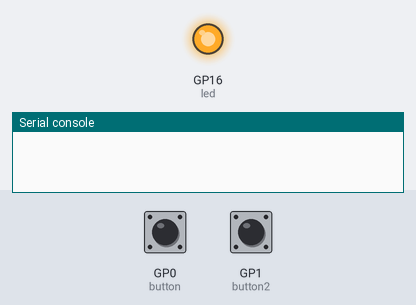
The program below on a simulated Raspberry Pi Pico running MicroPython. Shown: output pins drawn as LEDs (lit = HIGH), the last lines printed to the serial console. Inputs (shaded band) come from the test bench; at power-on: GP0 (button) HIGH, GP1 (button2) HIGH. Threads take turns every 2 ms.

Above: at 1.2 s.
1.3 s: GP0 (button) pulled LOW for 0.15 s
At 2.6 s:
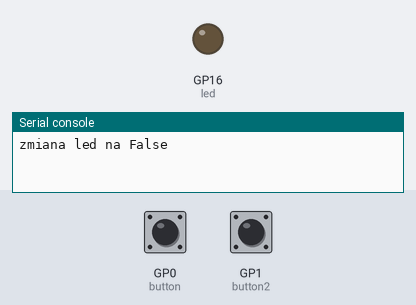
4.4 s: GP1 (button2) pulled LOW for 0.15 s
At 5.0 s:
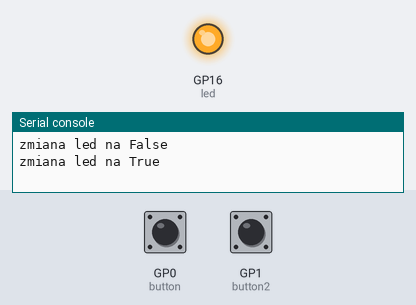
6.0 s: GP1 (button2) pulled LOW for 3.2 s
At 7.4 s:
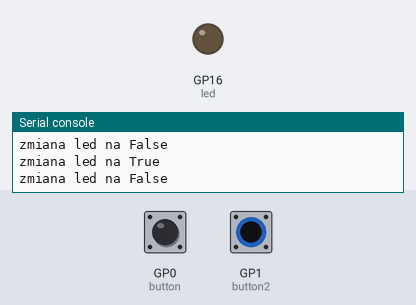
10.7 s: GP0 (button) pulled LOW for 3.2 s
At 14.6 s:
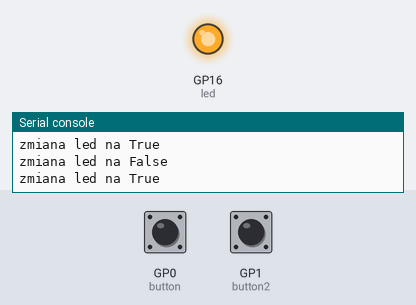
Timing chart, 0 to 16.1 s (numbered marks = the images above; inputs shaded):
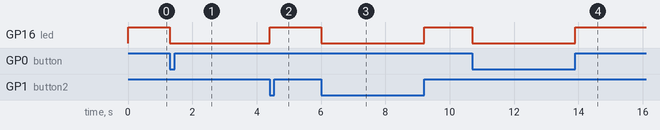

Measured:
- after the input at 1.3 s, GP16 (led): HIGH → LOW at once
- after the input at 4.4 s, GP16 (led): LOW → HIGH at once
- after the input at 6.0 s, GP16 (led): HIGH → LOW at once, → HIGH 3.2 s later
- after the input at 10.7 s, GP16 (led): HIGH → LOW at once, → HIGH 3.2 s later

The program:

relay.py
```python
# to start program automatically after turning on controller file must have name "main.py"
from machine import Pin
import time
import utime
import _thread

# a program used to turn on the diode after pressing the button on GPIO1 or GPIO2 and connected to the device for a specific time

# GPIO pin 16
led = Pin(16, Pin.OUT)
button = Pin(0, Pin.IN, Pin.PULL_UP)
button2 = Pin(1, Pin.IN, Pin.PULL_UP)
last_time = 0
enabledTime = 5 # time in seconds

led.value(1)
ledState = led.value()

def setLed():
    global led
    global ledState
    ledState = not ledState
    print('zmiana led na ' + str(ledState))
    led.toggle()

def disableLed():
    global ledState
    global led
    global enabledTime
    while True:
        if not ledState:
            for i in range(enabledTime * 10):
                time.sleep(0.1)
                if ledState:
                    break
            if not ledState:
                ledState = True
                led.value(1)
        time.sleep(0.1)

# a method launched after clicking a button, records the time of the last click so that it is known when a new event occurred
def my_handler(button):
    global last_time
    new_time = utime.ticks_ms()
    if (new_time - last_time) > 200:
        setLed()
        last_time = new_time

# starting listening on button 1 for state changes 0->1 and 1->0
def startButton1():
    button.irq(trigger = Pin.IRQ_FALLING | Pin.IRQ_RISING, handler = my_handler)

# starting listening on button 2 for state changes 0->1 and 1->0
def startButton2():
    button2.irq(trigger = Pin.IRQ_FALLING | Pin.IRQ_RISING, handler = my_handler)

# starting a new thread listening for the LED to turn on and off
_thread.start_new_thread(disableLed, ())
startButton1()
startButton2()

# the main thread of the program, it may get boring ;)
while True:
    time.sleep(10)
```
